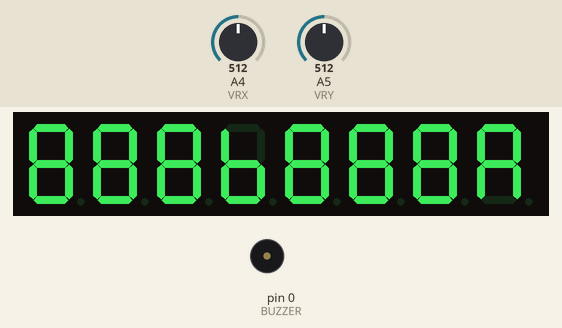
This sketch was run on a simulated Arduino Uno, built with avr-gcc and run on an emulated ATmega328P. Parts: 8-digit seven-segment display, buzzer (waves = sounding). Wiring (inferred from the names in the program): 8-digit 7-segment display, segments lit when LOW: segments pin 8, A2, pin 4, pin 13, A0, pin 11, pin 5; digit selects pin 12, pin 10, pin 2, pin 3, A1, pin 7, pin 9, pin 6. The test bench sets the inputs (shaded band); at power-on: A5 (VRY) = 512, A4 (VRX) = 512. Random numbers use the default seed unless the sketch sets one; the segment pins are drawn as the display they are named for.

Above: at 1.2 s.
1.3 s: A5 (VRY) set to 582
3.6 s: A5 (VRY) set to 609
At 5.48 s:
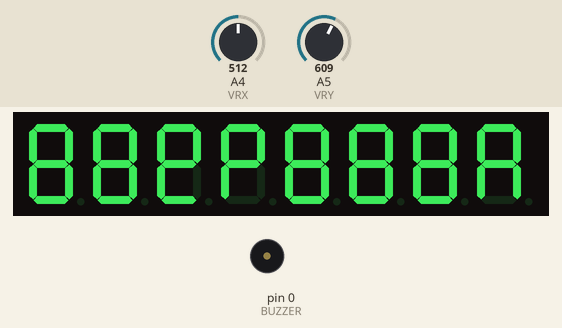
5.8 s: A4 (VRX) set to 390
At 6.49 s:
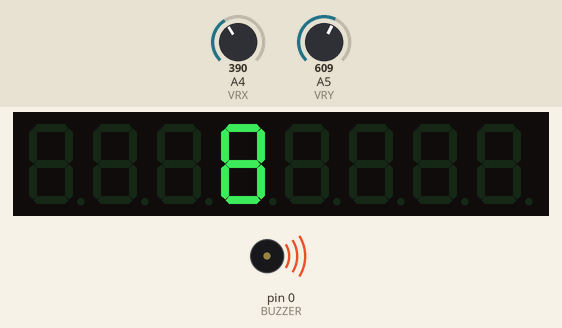
8.8 s: A4 (VRX) set to 410
At 10.68 s:
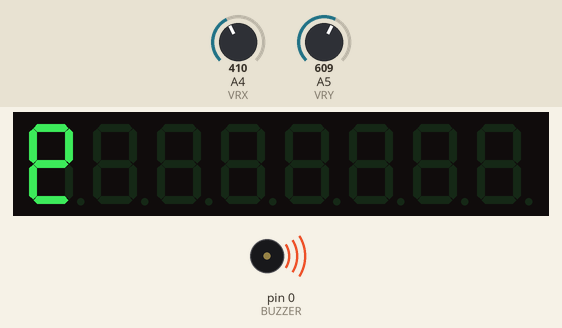
11.0 s: A5 (VRY) set to 390
At 12.49 s:
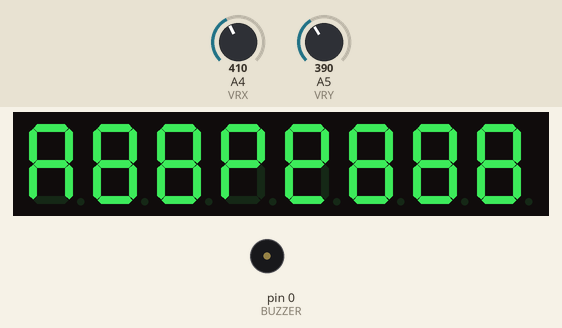
14.0 s: A5 (VRY) set to 410
At 15.98 s:
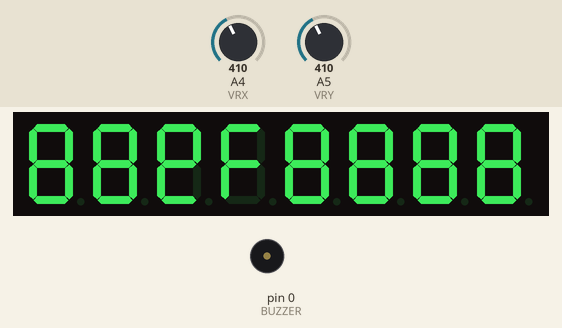
Timing chart, 0 to 20.1 s (numbered marks = the images above; inputs shaded):
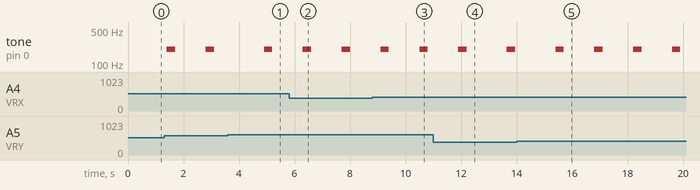

Measured:
- the behaviour switches between 600 and 601 on A5 (VRY) (found by bisection; images 0 and 1)
- the behaviour switches between 399 and 400 on A5 (VRY) (found by bisection; images 4 and 5)
- by itself, tone on pin 0 (BUZZER): alternates 200 Hz for 0.30 s and silent for 1.1 s

The sketch:

Codigo_Snake_8x8.ino
```cpp
// -----------------------------

// Configuración matriz 8x8 1588BS

// -----------------------------

const int ROWS = 8;

const int COLS = 8;


// FILAS (en orden fila 1 → fila 8)

const int row[ROWS] = {

  6,    // fila 1

  9,    // fila 2

  7,    // fila 3

  A1,   // fila 4

  3,    // fila 5

  2,    // fila 6

  10,   // fila 7

  12    // fila 8

};


// COLUMNAS (en orden columna 1 → columna 8)

const int col[COLS] = {

  5,    // columna 1

  11,   // columna 2

  A0,   // columna 3

  13,   // columna 4

  4,    // columna 5

  A2,   // columna 6

  8,    // columna 7

  A3    // columna 8

};


// -----------------------------

// Joystick

// -----------------------------

const int VRX = A4;   // Horizontal

const int VRY = A5;   // Vertical

const int SW  = 1;    // Botón joystick (no lo usamos mucho aquí, pero lo dejamos configurado)


// -----------------------------

// Buzzer

// -----------------------------

const int BUZZER = 0; // Buzzer en pin 0


// -----------------------------

// Snake

// -----------------------------

const int MAX_SNAKE_LENGTH = ROWS * COLS;


int snakeRow[MAX_SNAKE_LENGTH];

int snakeCol[MAX_SNAKE_LENGTH];

int snakeLength = 3;


// Dirección actual del snake (dr, dc)

// Empezamos moviéndonos hacia la derecha

int dirRow = 0;

int dirCol = 1;


// Tiempo entre movimientos del snake (ms)

unsigned long lastMoveTime = 0;

unsigned long MOVE_INTERVAL = 350; // Puedes ajustar la velocidad


// -----------------------------

// Manzana

// -----------------------------

int appleRow = 0;

int appleCol = 0;


// Parpadeo de la manzana

bool appleVisible = true;

unsigned long lastAppleBlinkTime = 0;

const unsigned long APPLE_BLINK_INTERVAL = 400; // ms


// -----------------------------

// Buffer de la matriz (qué LEDs están ON)

// -----------------------------

bool matrix[ROWS][COLS];


// Para el refresco por filas

byte currentScanRow = 0;


// Zona muerta del joystick

const int DEAD_ZONE_MIN = 400;

const int DEAD_ZONE_MAX = 600;


// Para evitar cambiar dirección demasiado rápido

unsigned long lastDirectionTime = 0;

const unsigned long DIRECTION_DELAY = 120;


// ---------------------------------

// Setup

// ---------------------------------

void setup() {

  // Configurar pines de la matriz

  for (int i = 0; i < ROWS; i++) {

    pinMode(row[i], OUTPUT);

    digitalWrite(row[i], HIGH);  // OFF (fila en HIGH)

  }

  for (int i = 0; i < COLS; i++) {

    pinMode(col[i], OUTPUT);

    digitalWrite(col[i], LOW);   // OFF (columna en LOW)

  }


  // Joystick

  pinMode(VRX, INPUT);

  pinMode(VRY, INPUT);

  pinMode(SW, INPUT_PULLUP);


  // Buzzer

  pinMode(BUZZER, OUTPUT);

  digitalWrite(BUZZER, LOW);


  // Semilla aleatoria para la manzana

  randomSeed(analogRead(A3));


  // Inicializar juego

  resetGame();

}


// ---------------------------------

// Loop principal

// ---------------------------------

void loop() {

  // 1. Refrescar la pantalla (muy rápido, fila a fila)

  refreshDisplay();


  // 2. Actualizar dirección según joystick

  handleJoystickDirection();


  // 3. Hacer avanzar la serpiente cada cierto tiempo

  updateSnakeMovement();


  // 4. Gestionar parpadeo de la manzana

  updateAppleBlink();

}


// ---------------------------------

// Reiniciar juego

// ---------------------------------

void resetGame() {

  // Centrar el snake en el medio, orientación horizontal

  snakeLength = 3;


  int startRow = ROWS / 2; // fila 4

  int startCol = COLS / 2; // col 4


  snakeRow[0] = startRow;     // cabeza

  snakeCol[0] = startCol;

  snakeRow[1] = startRow;     // cuerpo

  snakeCol[1] = startCol - 1;

  snakeRow[2] = startRow;     // cola

  snakeCol[2] = startCol - 2;


  dirRow = 0;

  dirCol = 1; // hacia la derecha


  // Crear primera manzana

  spawnApple();


  // Limpiar matriz

  clearMatrix();

  drawSnakeAndApple();

}


// ---------------------------------

// Limpiar buffer de matriz

// ---------------------------------

void clearMatrix() {

  for (int r = 0; r < ROWS; r++) {

    for (int c = 0; c < COLS; c++) {

      matrix[r][c] = false;

    }

  }

}


// ---------------------------------

// Dibujar snake y manzana en el buffer

// ---------------------------------

void drawSnakeAndApple() {

  clearMatrix();


  // Dibujar cuerpo del snake

  for (int i = 0; i < snakeLength; i++) {

    int r = snakeRow[i];

    int c = snakeCol[i];

    matrix[r][c] = true;

  }


  // Dibujar manzana (si está "visible" para el parpadeo)

  if (appleVisible) {

    matrix[appleRow][appleCol] = true;

  }

}


// ---------------------------------

// Refresco de la matriz LED fila a fila

// ---------------------------------

void refreshDisplay() {

  // Apagar todas las filas y columnas

  for (int r = 0; r < ROWS; r++) {

    digitalWrite(row[r], HIGH); // filas OFF

  }

  for (int c = 0; c < COLS; c++) {

    digitalWrite(col[c], LOW);  // columnas OFF

  }


  // Activar solo la fila actual

  digitalWrite(row[currentScanRow], LOW);


  // Encender columnas de esa fila

  for (int c = 0; c < COLS; c++) {

    if (matrix[currentScanRow][c]) {

      digitalWrite(col[c], HIGH);

    }

  }


  // Siguiente fila para el siguiente loop

  currentScanRow++;

  if (currentScanRow >= ROWS) {

    currentScanRow = 0;

  }

}


// ---------------------------------

// Leer joystick y actualizar dirección

// ---------------------------------

void handleJoystickDirection() {

  unsigned long now = millis();

  if (now - lastDirectionTime < DIRECTION_DELAY) {

    return;

  }


  int x = analogRead(VRX);

  int y = analogRead(VRY);


  int newDirRow = dirRow;

  int newDirCol = dirCol;


  // Horizontal

  if (x < DEAD_ZONE_MIN) {

    // izquierda

    newDirRow = 0;

    newDirCol = -1;

  } else if (x > DEAD_ZONE_MAX) {

    // derecha

    newDirRow = 0;

    newDirCol = 1;

  }


  // Vertical

  if (y < DEAD_ZONE_MIN) {

    // arriba

    newDirRow = -1;

    newDirCol = 0;

  } else if (y > DEAD_ZONE_MAX) {

    // abajo

    newDirRow = 1;

    newDirCol = 0;

  }


  // Evitar girar 180º (no puedes ir de derecha a izquierda directamente)

  if (!(newDirRow == -dirRow && newDirCol == -dirCol)) {

    if (newDirRow != dirRow || newDirCol != dirCol) {

      dirRow = newDirRow;

      dirCol = newDirCol;

      lastDirectionTime = now;

    }

  }

}


// ---------------------------------

// Movimiento del snake

// ---------------------------------

void updateSnakeMovement() {

  unsigned long now = millis();

  if (now - lastMoveTime < MOVE_INTERVAL) {

    return;

  }

  lastMoveTime = now;


  // Nueva cabeza

  int newHeadRow = snakeRow[0] + dirRow;

  int newHeadCol = snakeCol[0] + dirCol;


  // Comprobar choque con paredes

  if (newHeadRow < 0 || newHeadRow >= ROWS || newHeadCol < 0 || newHeadCol >= COLS) {

    // Sonido de "muerte" y reset

    tone(BUZZER, 200, 300);

    delay(300);

    resetGame();

    return;

  }


  // Comprobar choque con el propio cuerpo

  for (int i = 0; i < snakeLength; i++) {

    if (snakeRow[i] == newHeadRow && snakeCol[i] == newHeadCol) {

      // Sonido de "muerte" y reset

      tone(BUZZER, 150, 300);

      delay(300);

      resetGame();

      return;

    }

  }


  // ¿Come manzana?

  bool ateApple = (newHeadRow == appleRow && newHeadCol == appleCol);


  // Mover cuerpo: desplazamos todos los segmentos hacia atrás

  for (int i = snakeLength - 1; i > 0; i--) {

    snakeRow[i] = snakeRow[i - 1];

    snakeCol[i] = snakeCol[i - 1];

  }


  // Nueva cabeza

  snakeRow[0] = newHeadRow;

  snakeCol[0] = newHeadCol;


  if (ateApple) {

    // Crecer: aumentamos longitud (si no hemos llegado al máximo)

    if (snakeLength < MAX_SNAKE_LENGTH) {

      snakeLength++; // Y colocamos el nuevo trozo justo donde estaba la antigua cola

snakeRow[snakeLength - 1] = snakeRow[snakeLength - 2];

snakeCol[snakeLength - 1] = snakeCol[snakeLength - 2];

    }


    // Sonido "positivo"

    tone(BUZZER, 800, 140);


    // Nueva manzana

    spawnApple();

  }


  // Redibujar en el buffer

  drawSnakeAndApple();

}


// ---------------------------------

// Generar nueva manzana en una casilla libre

// ---------------------------------

void spawnApple() {

  while (true) {

    int r = random(0, ROWS);

    int c = random(0, COLS);


    bool occupied = false;

    for (int i = 0; i < snakeLength; i++) {

      if (snakeRow[i] == r && snakeCol[i] == c) {

        occupied = true;

        break;

      }

    }


    if (!occupied) {

      appleRow = r;

      appleCol = c;

      break;

    }

  }


  // Reiniciamos parpadeo

  appleVisible = true;

  lastAppleBlinkTime = millis();

}


// ---------------------------------

// Parpadeo de la manzana

void updateAppleBlink() {
  unsigned long now = millis();

  if (now - lastAppleBlinkTime >= APPLE_BLINK_INTERVAL) {
    appleVisible = !appleVisible;          // alterna visible / invisible
    lastAppleBlinkTime = now;
    drawSnakeAndApple();                   // redibujar con el nuevo estado
  }
}
```
